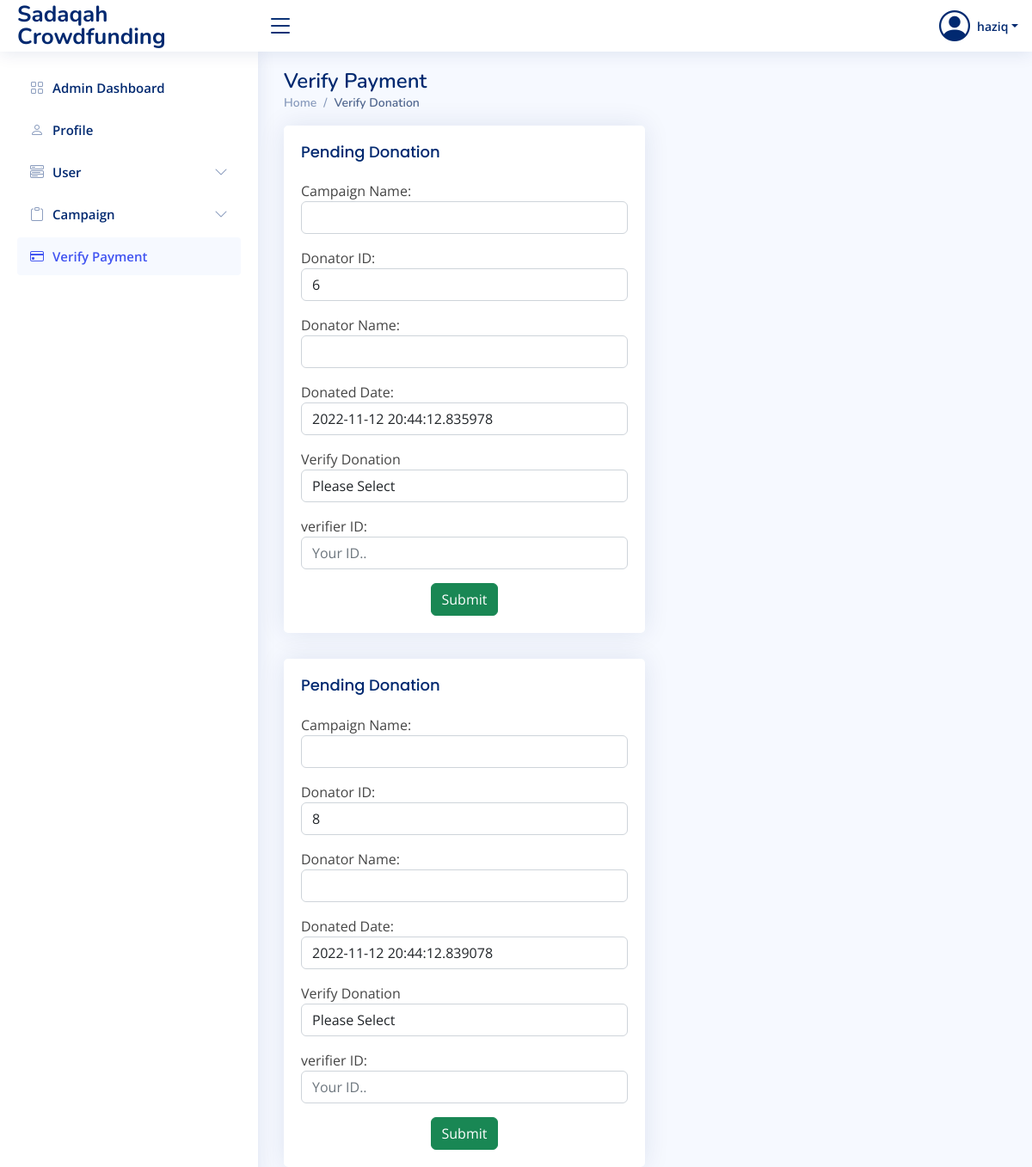
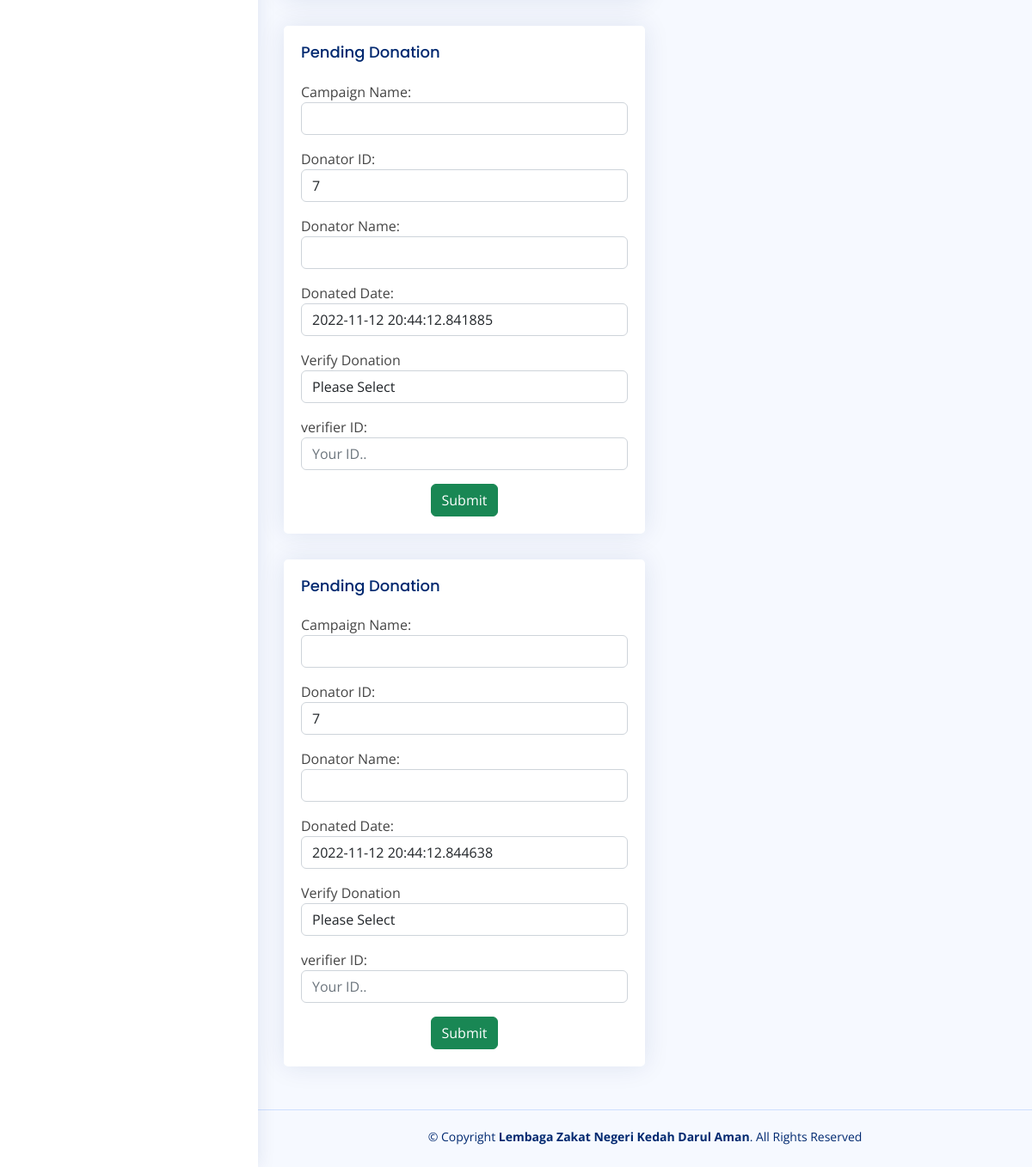
/php/admin/admin_verify_payment.php (signed in), run on the app's committed database (2 pictures, top to bottom).
### tables this page shows
CREATE TABLE `user` (
  `user_id` int(11) NOT NULL,
  `user_username` varchar(50) NOT NULL,
  `user_password` varchar(100) NOT NULL,
  `user_name` varchar(100) NOT NULL,
  `user_email` varchar(100) NOT NULL,
  `user_phone` varchar(20) NOT NULL,
  `user_address` varchar(100) NOT NULL,
  `user_level` int(11) NOT NULL
);

CREATE TABLE `donate` (
  `donate_id` int(11) NOT NULL,
  `donate_amount` double NOT NULL,
  `donate_date` timestamp(6) NOT NULL DEFAULT current_timestamp(6) ON UPDATE current_timestamp(6),
  `donate_proof` varchar(200) NOT NULL,
  `donate_status` int(11) NOT NULL,
  `donator_id` int(11) NOT NULL,
  `admin_id` int(11) NOT NULL,
  `campaign_id` int(11) NOT NULL
);

### php/admin/admin_verify_payment.php (the view, shortened to what this page needs)
<!DOCTYPE html>
<html lang="en">
<head>
    <link href="https://cdn.jsdelivr.net/npm/bootstrap@5.2.2/dist/css/bootstrap.min.css" rel="stylesheet" />
    <link rel="stylesheet" href="https://cdn.jsdelivr.net/npm/bootstrap-icons@1.9.1/font/bootstrap-icons.css" />
    <link href="../style.css" rel="stylesheet" />
</head>
<body>
    <?php
    if (isset($_SESSION['user_id']) && $_SESSION['user_level'] == 1) {
        include_once '../dbcon.php';
        $query = "SELECT * FROM user WHERE user_id=?";
        $stmt = $con->prepare($query);
        $stmt->bind_param("i", $_SESSION['user_id']);
        $stmt->execute();
        $result = $stmt->get_result();
        $r = $result->fetch_assoc();
    } else {
        header("Location: ../user_logout.php");
    }
    ?>
    <header id="header" class="header fixed-top d-flex align-items-center">
        <div class="d-flex align-items-center justify-content-between">
            <a href="" class="logo d-flex align-items-center">
                <span class="d-none d-lg-block">Sadaqah Crowdfunding</span>
            </a>
            <i class="bi bi-list toggle-sidebar-btn"></i>
        </div>
        <nav class="header-nav ms-auto">
            <ul class="d-flex align-items-center">
                <li class="nav-item dropdown pe-3">
                    <a class="nav-link nav-profile d-flex align-items-center pe-0" href="#" data-bs-toggle="dropdown">
                        <i class="bi bi-person-circle" style="font-size: 36px"></i>
                        <span class="d-none d-md-block dropdown-toggle ps-2"><?php echo $r["user_username"]; ?></span>
                    </a>
                </li>
            </ul>
        </nav>
    </header>
    <aside id="sidebar" class="sidebar">
        <ul class="sidebar-nav" id="sidebar-nav">
            <li class="nav-item">
                <a class="nav-link collapsed" href="admin.php">
                    <i class="bi bi-grid"></i> <span>Admin Dashboard</span>
                </a>
            </li>
            <li class="nav-item">
                <a class="nav-link collapsed" href="admin_edit_profile.php">
                    <i class="bi bi-person"></i> <span>Profile</span>
                </a>
            </li>
            <li class="nav-item">
                <a class="nav-link collapsed" data-bs-target="#user-nav" data-bs-toggle="collapse" href="#">
                    <i class="bi bi-menu-button-wide"></i><span>User</span><i class="bi bi-chevron-down ms-auto"></i>
                </a>
            </li>
            <li class="nav-item">
                <a class="nav-link collapsed" data-bs-target="#campaign-nav" data-bs-toggle="collapse" href="#">
                    <i class="bi bi-clipboard"></i>
                    <span>Campaign</span>
                    <i class="bi bi-chevron-down ms-auto"></i>
                </a>
            </li>
            <li class="nav-item">
                <a class="nav-link" href="admin_verify_payment.php">
                    <i class="bi bi-credit-card"></i>
                    <span>Verify Payment</span>
                </a>
            </li>
        </ul>
    </aside>
    <main id="main" class="main">
        <div class="pagetitle">
            <h1>Verify Payment</h1>
            <nav>
                <ol class="breadcrumb">
                    <li class="breadcrumb-item">
                        <a href="admin.php">Home</a>
                    </li>
                    <li class="breadcrumb-item active">Verify Donation</li>
                </ol>
            </nav>
        </div>
        <?php
                $query = "SELECT * FROM donate ORDER BY donate_id";
                $result = mysqli_query($con, $query) or die("Error: " . mysqli_error($con));
                $numrow = mysqli_num_rows($result);
                ?>
                <?php
                for ($a = 0; $a < $numrow; $a++) {
                    $row = mysqli_fetch_array($result);
                ?>
                <section class="section">
                <div class="col-lg-6">
                    <div class="card">
                        <div class="card-body">
                            <h5 class="card-title">Pending Donation</h5>
                            <form action="verify_payment_save.php" method="post">
                                <div class="form-group mb-3">
                                <label for="campaignName">Campaign Name:</label>
                                    <input type="text" class="form-control" id="campaignName" value="<?php echo $row['campaign_name']; ?>" readonly>
                                </div>
                                <div class="form-group mb-3">
                                <label for="campaignName">Donator ID:</label>
                                    <input type="text" class="form-control" id="campaignName" value="<?php echo $row['donator_id']; ?>" readonly>
                                </div>
                                <div class="form-group mb-3">
                                <label for="campaignName">Donator Name:</label>
                                    <input type="text" class="form-control" id="campaignName" value="<?php echo $row['campaign_name']; ?>" readonly>
                                </div>
                                <div class="form-group mb-3">
                                <label for="campaignName">Donated Date:</label>
                                    <input type="text" class="form-control" id="campaignName" value="<?php echo $row['donate_date']; ?>" readonly>
                                </div>
                                <div class="form-group mb-3">
                                    <label for="exampleFormControlSelect1">Verify Donation</label>
                                    <select class="form-control" id="exampleFormControlSelect1">
                                    <option selected>Please Select</option>
                                    </select>
                                </div>
                                <div class="form-group mb-3">
                                <label for="verifier">verifier ID:</label>
                                    <input type="text" class="form-control" id="verifier" name="admin_id" placeholder="Your ID..">
                                </div>
                                <div class="d-flex mt-auto justify-content-center" style="gap:10px">
                                <button class="btn btn-success d-flex flex-row-reverse" type="submit">Submit</button>
                                </div>
                            </form>
                        </div>
                    </div>
                </div>
        </section>
        <?php
          }
        ?>
    </main>
    <footer id="footer" class="footer">
        <div class="copyright">
            &copy; Copyright <strong><span>Lembaga Zakat Negeri Kedah Darul Aman</span></strong>. All Rights Reserved
        </div>
        <div class="credits"></div>
    </footer>
</body>
</html>

### css/style.css (style rules this page uses)
:root { scroll-behavior: smooth; }
body { font-family: "Open Sans", sans-serif; background: #f6f9ff; color: #444444; }
a { color: #4154f1; text-decoration: none; }
h1, h2, h3, h4, h5, h6 { font-family: "Nunito", sans-serif; }
#main { margin-top: 60px; padding: 20px 30px; transition: all 0.3s; }
.pagetitle { margin-bottom: 10px; }
.pagetitle h1 { font-size: 24px; margin-bottom: 0; font-weight: 600; color: #012970; }
.card { margin-bottom: 30px; border: none; border-radius: 5px; box-shadow: 0px 0 30px rgba(1, 41, 112, 0.1); }
.card-title { padding: 20px 0 15px 0; font-size: 18px; font-weight: 500; color: #012970; font-family: "Poppins", sans-serif; }
.card-body { padding: 0 20px 20px 20px; }
.breadcrumb { font-size: 14px; font-family: "Nunito", sans-serif; color: #899bbd; font-weight: 600; }
.breadcrumb a { color: #899bbd; transition: 0.3s; }
.breadcrumb .breadcrumb-item::before { color: #899bbd; }
.breadcrumb .active { color: #51678f; font-weight: 600; }
.logo { line-height: 1; }
@media (min-width: 1200px) { .logo { width: 280px; } }
.logo span { font-size: 26px; font-weight: 700; color: #012970; font-family: "Nunito", sans-serif; }
.header { transition: all 0.5s; z-index: 997; height: 60px; box-shadow: 0px 2px 20px rgba(1, 41, 112, 0.1); background-color: #fff; padding-left: 20px; }
.header .toggle-sidebar-btn { font-size: 32px; padding-left: 10px; cursor: pointer; color: #012970; }
.header-nav ul { list-style: none; }
.header-nav > ul { margin: 0; padding: 0; }
.header-nav .nav-profile { color: #012970; }
.header-nav .nav-profile span { font-size: 14px; font-weight: 600; }
.sidebar { position: fixed; top: 60px; left: 0; bottom: 0; width: 300px; z-index: 996; transition: all 0.3s; padding: 20px; overflow-y: auto; scrollbar-width: thin; scrollbar-color: #aab7cf transparent; box-shadow: 0px 0px 20px rgba(1, 41, 112, 0.1); background-color: #fff; }
@media (min-width: 1200px) { #main, #footer { margin-left: 300px; } }
.sidebar-nav { padding: 0; margin: 0; list-style: none; }
.sidebar-nav li { padding: 0; margin: 0; list-style: none; }
.sidebar-nav .nav-item { margin-bottom: 5px; }
.sidebar-nav .nav-link { display: flex; align-items: center; font-size: 15px; font-weight: 600; color: #4154f1; transition: 0.3; background: #f6f9ff; padding: 10px 15px; border-radius: 4px; }
.sidebar-nav .nav-link i { font-size: 16px; margin-right: 10px; color: #4154f1; }
.sidebar-nav .nav-link.collapsed { color: #012970; background: #fff; }
.sidebar-nav .nav-link.collapsed i { color: #899bbd; }
.sidebar-nav .nav-link .bi-chevron-down { margin-right: 0; transition: transform 0.2s ease-in-out; }
.footer { padding: 20px 0; font-size: 14px; transition: all 0.3s; border-top: 1px solid #cddfff; }
.footer .copyright { text-align: center; color: #012970; }
.footer .credits { padding-top: 5px; text-align: center; font-size: 13px; color: #012970; }

### data on the page
user: user_username "haziq"
donate: donator "6", donate_date "2022-11-12 20:44:12.835978"
donate: donator "8", donate_date "2022-11-12 20:44:12.839078"
donate: donator "7", donate_date "2022-11-12 20:44:12.841885"
donate: donator "7", donate_date "2022-11-12 20:44:12.844638"
